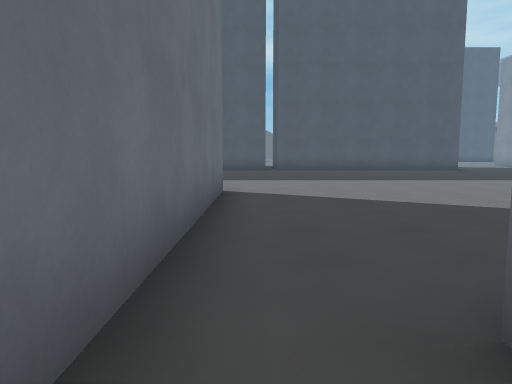
view 1 (above)

24 first-person views from a walk through a level from a Godot 3-D game. The camera is 1.4 m above the floor, tilts 6° down and sees 70° across. The floor is counted in squares, 2 m on a side. Each view is taken from the middle of a square. On the plan, view 1 faces up. The plan holds only what a view shows up to about 11 squares ahead; the rest is blank. The place goes on beyond the plan. Flat picture figures and markers are not drawn. Surface patterns are stand-ins for the level's own textures.

view 2
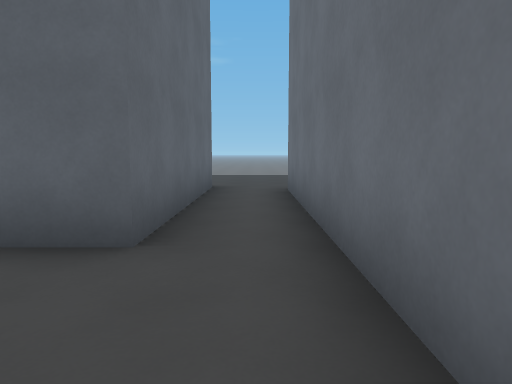

view 3
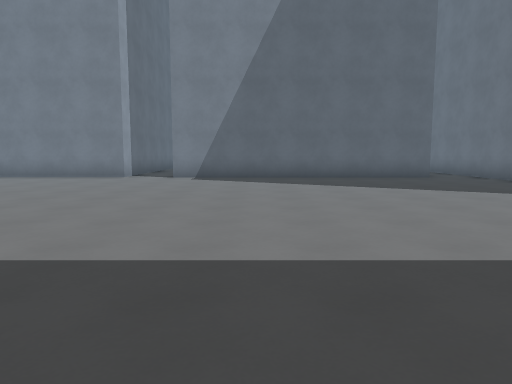

view 4
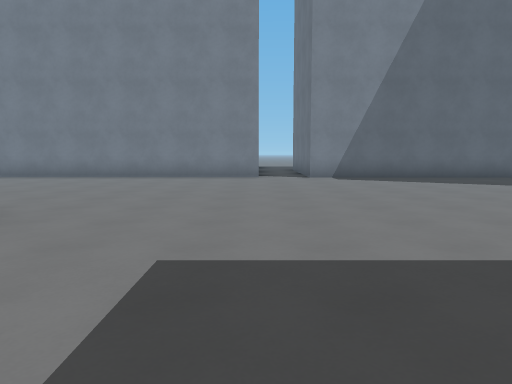

view 5
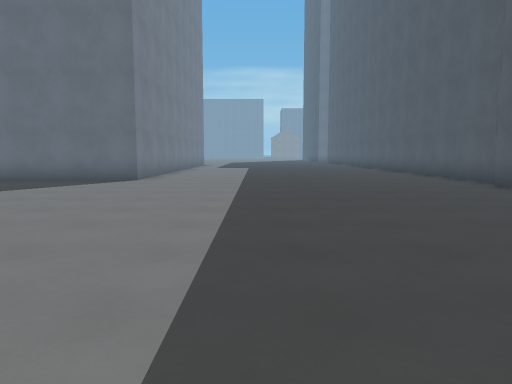

view 6
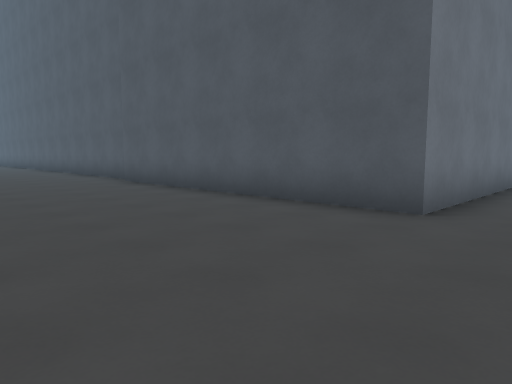

view 7
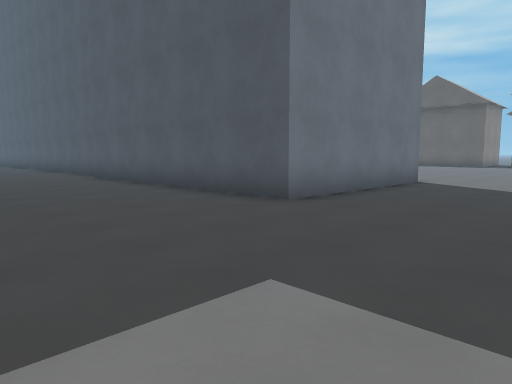

view 8
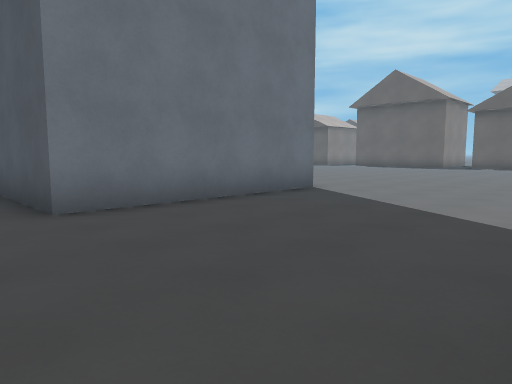

view 9
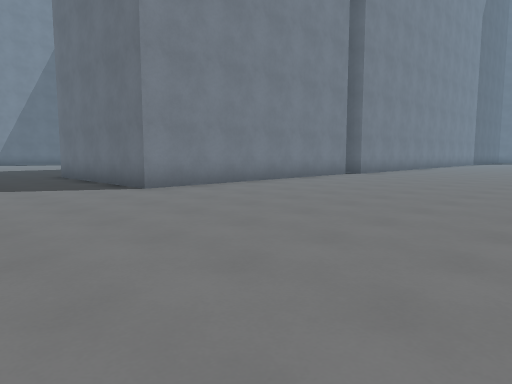

view 10
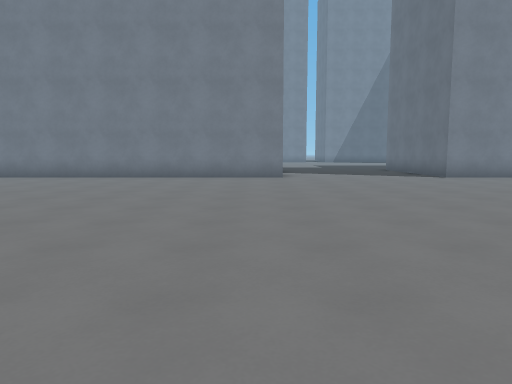

view 11
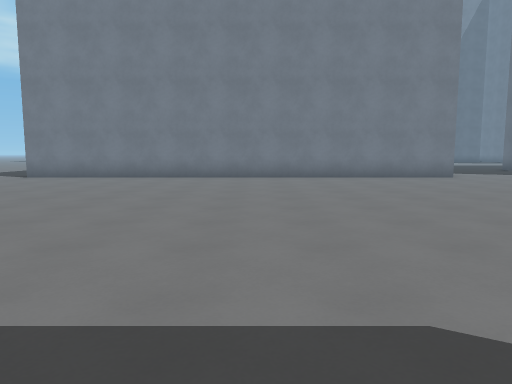

view 12
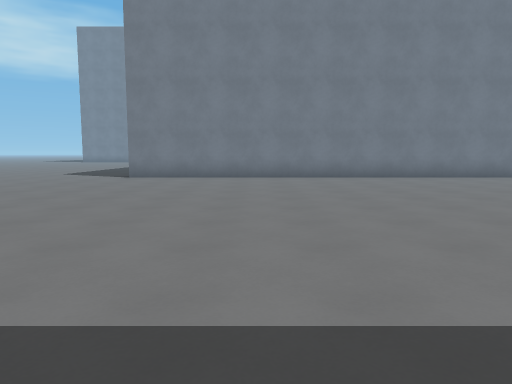

view 13
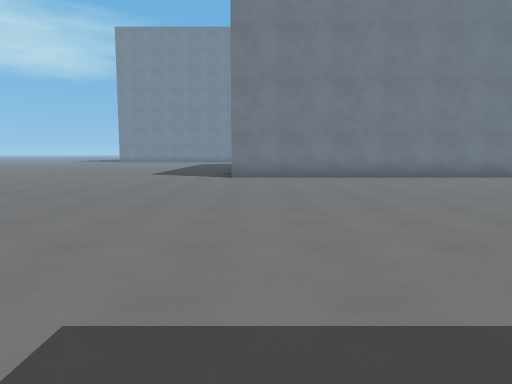

view 14
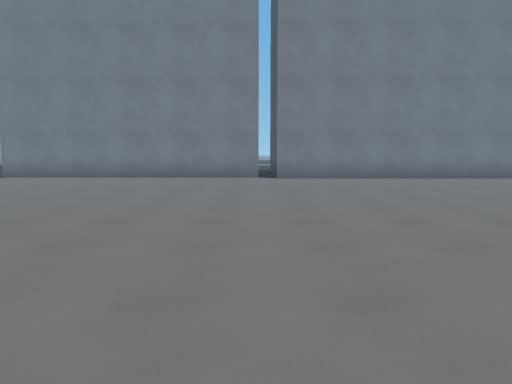

view 15
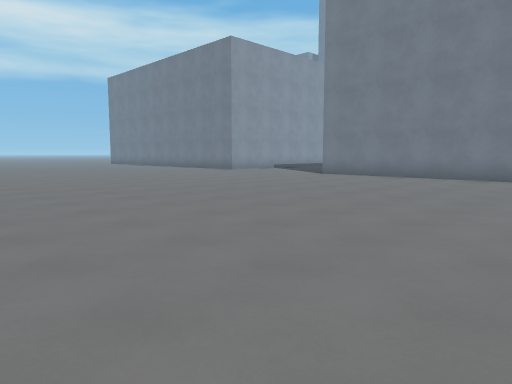

view 16
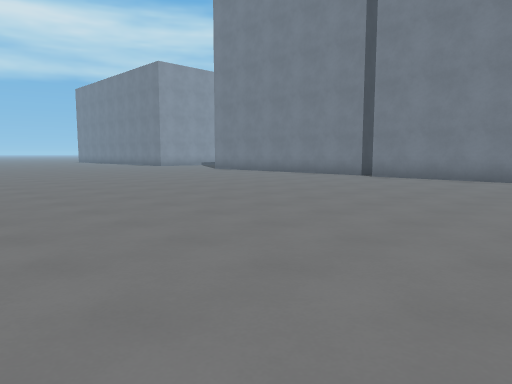

view 17
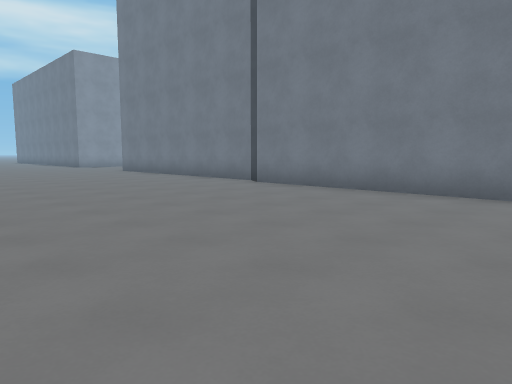

view 18
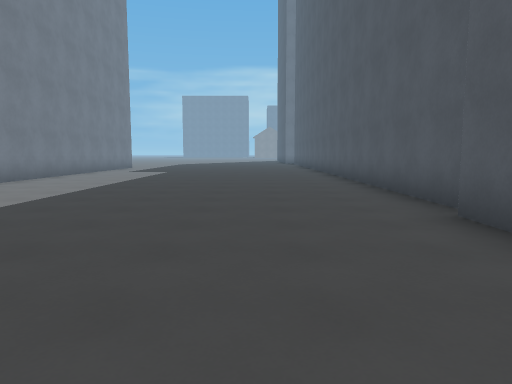

view 19
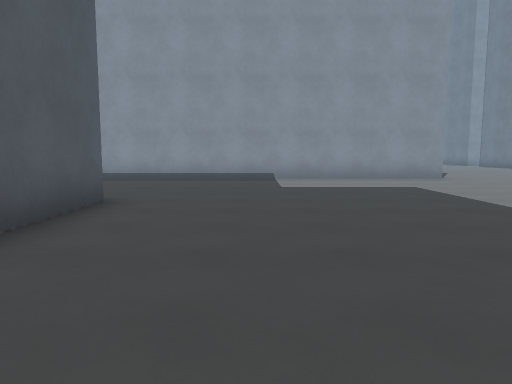

view 20
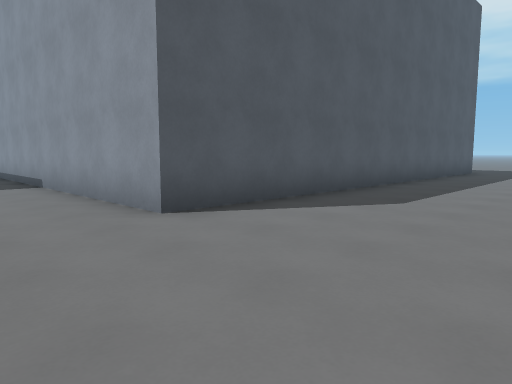

view 21
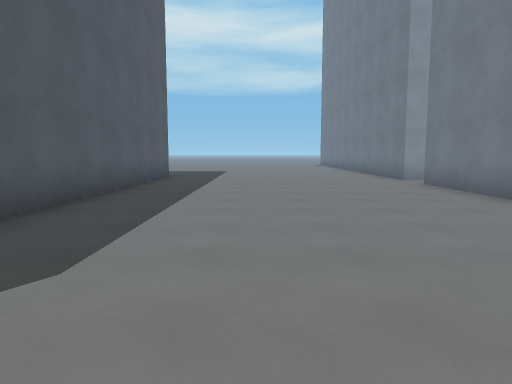

view 22
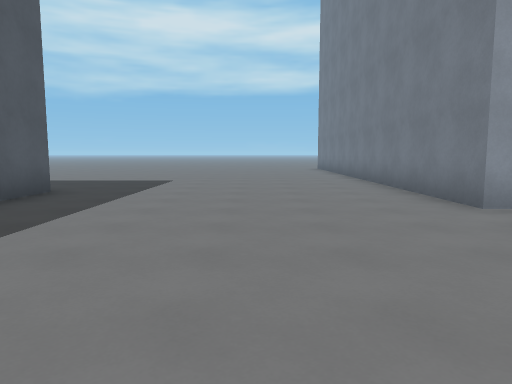

view 23
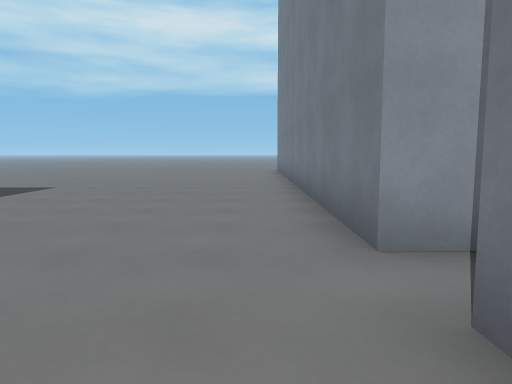

view 24
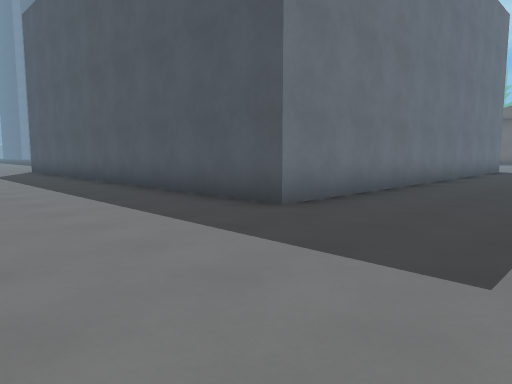

### Floor plan
Points are (right, up) in squares from view 1. A wall is a line through its corners. A room is listed if a view was taken in it or the views show most of it. See-through windows are left out.
Room 1 (view 1)
walls: (0.9, -3.6) (0.9, 1.3); (-0.6, 1.4) (-0.6, -3.1)
ways out: opening at (0, 1) to room 2; opening at (9, 1) to room 2
Room 2 (views 2, 3, 4, 5, 6, 7, 8, 9, 10, 11, 12, 13, 14, 15, 16, 17, 18, 19, 20, 21, 22, 23, 24)
walls: (13.1, 20.3) (25.8, 20.3); (0.9, 20.3) (8.4, 20.3) (8.4, 15.3) (0.9, 15.3); (0.5, 15.6) (-6, 15.6); (25.7, 16.4) (25.7, 7.8) (13.2, 7.8) (13.2, 17.4); (9.9, 1.1) (17.6, 1.1); (-6.4, 20.6) (0.5, 20.6); (-2.1, 6.9) (-0.6, 6.9) (-0.6, 1.4); (19.5, 1.1) (22.5, 1.1); (0.9, 1.3) (8.5, 1.3); (-6.1, 6.9) (-3.6, 6.9); (23.6, 0.4) (23.6, 1.1) (30.5, 1.1)
ways out: opening at (0, 1) to room 1; opening at (9, 1) to room 1

Positions as (right, up) in squares from view 1, and headings:
1: (0, 0), facing up
2: (0, 4), facing down
3: (6, 12), facing down
4: (10, 12), facing down
5: (9, 10), facing left
6: (10, 11), facing up-left
7: (12, 11), facing up-left
8: (13, 14), facing up-left
9: (12, 27), facing down-left
10: (14, 31), facing down
11: (19, 31), facing down
12: (22, 31), facing down
13: (25, 31), facing down
14: (1, 31), facing down
15: (1, 31), facing down-right
16: (-5, 31), facing down-right
17: (-6, 27), facing down-right
18: (5, 13), facing left
19: (3, 13), facing right
20: (11, 4), facing up-right
21: (14, 5), facing right
22: (19, 4), facing right
23: (21, 2), facing right
24: (29, 4), facing up-left
